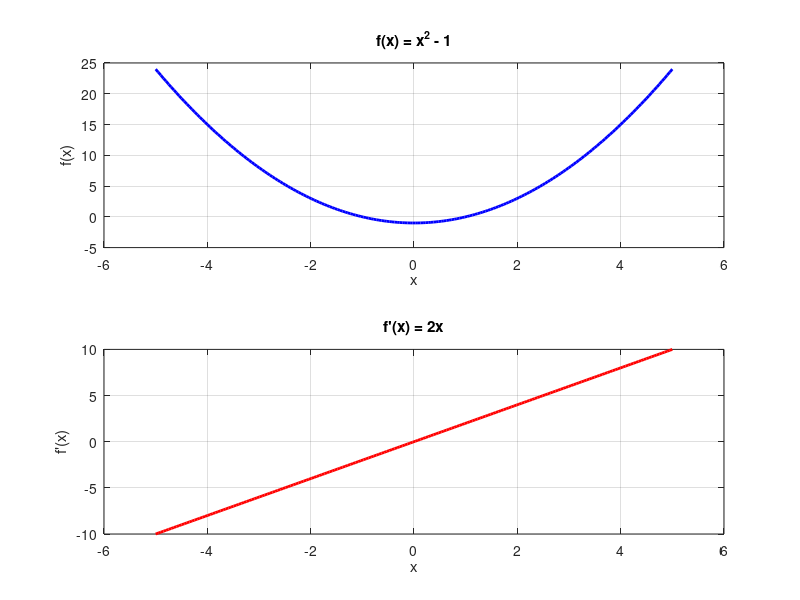

MATLAB code for this plot: (Note: this script raises an error after producing the figure.)
% 1) Définir l'intervalle de la variable x
x = linspace(-5, 5, 200);   % 200 points entre -5 et 5
% Définition de la fonction f(x) = x^2 - 1
f = x.^2 - 1;
figure;
subplot(2,1,1);              % 2 graphiques, 1 colonne, position 1
plot(x, f, 'b', 'LineWidth', 2);
grid on;
title('f(x) = x^2 - 1');
xlabel('x');
ylabel('f(x)');
% 3) Tracer la dérivée f''(x)
fp = 2*x;                    % dérivée de x^2 - 1
subplot(2,1,2);              % position 2
plot(x, fp, 'r', 'LineWidth', 2);
grid on;
title('f''(x) = 2x');
xlabel('x');
ylabel('f''(x)');
les solutions :
